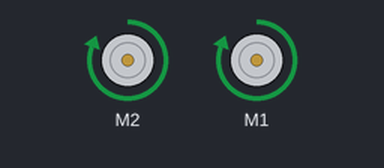
Simulated run of this sketch. Board: Arduino Uno, built with avr-gcc and run on an emulated ATmega328P. Shown: 2 × DC motor (green arrow = forward, orange = backward, longer = faster).

Above: at 0.1 s.
At 8.1 s:
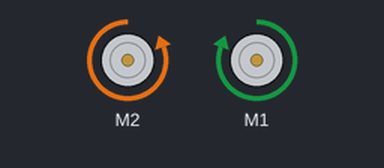
At 16.1 s:
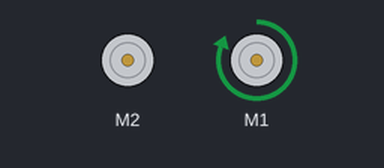
At 36.1 s:
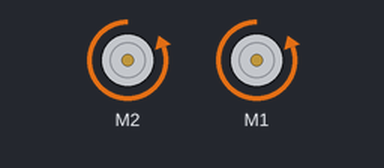
Timing chart, 0 to 40.0 s (numbered marks = the images above):
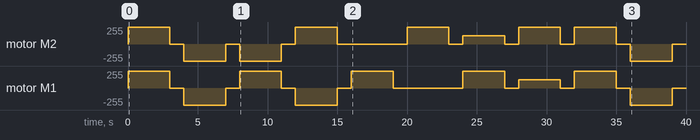

The sketch:

ch10_car_adafruit_motor_shield.ino
```cpp
#include <Wire.h> // I2C
#include <Adafruit_MotorShield.h>
// 建立代表馬達控制板的物件
Adafruit_MotorShield motorShield = Adafruit_MotorShield();
// 取得代表馬達的物件，
// 假定右馬達連接M2，左馬達連接M1的端子台，
Adafruit_DCMotor *motorRight = motorShield.getMotor(2);
Adafruit_DCMotor *motorLeft = motorShield.getMotor(1);

void setup() {
  motorShield.begin(); // 啟用並初始化
}
void loop() {
  forward(); delay(3000); stop(); delay(1000);
  backward(); delay(3000); stop(); delay(1000);
  rotateRight(); delay(3000); stop(); delay(1000);
  rotateLeft(); delay(3000); stop(); delay(1000);
  turnRight(); delay(3000); stop(); delay(1000);
  turnLeft(); delay(3000); stop(); delay(1000);
  moveAndTurnRight(); delay(3000); stop(); delay(1000);
  moveAndTurnLeft(); delay(3000); stop(); delay(1000);
}
void forward(){ // 兩個馬達都正轉，往前進
  setMotorRight(255, false);
  setMotorLeft(255, false);
}
void backward(){ // 兩個馬達都逆轉，往後退
  setMotorRight(255, true);
  setMotorLeft(255, true);
}
void rotateRight(){ // 原地向右旋轉
  setMotorRight(255, true);
  setMotorLeft(255, false);
}
void rotateLeft(){ // 原地向左旋轉
  setMotorRight(255, false);
  setMotorLeft(255, true);
}
void turnRight(){ // 向右轉彎
  setMotorRight(0, false);
  setMotorLeft(255, false);
}
void turnLeft(){ // 向左轉彎
  setMotorRight(255, false);
  setMotorLeft(0, false);
}
void moveAndTurnRight(){ // 邊前進邊向右轉彎
  setMotorRight(127, false);
  setMotorLeft(255, false);
}
void moveAndTurnLeft(){ // 邊前進邊向左轉彎
  setMotorRight(255, false);
  setMotorLeft(127, false);
}
void stop(){ // 停止
  setMotorRight(0, false);
  setMotorLeft(0, false);
}
// 設定馬達的速度（0~255）與轉向
void setMotorRight(int speed, boolean reverse) {
  if(speed == 0){
    motorRight->run(RELEASE);
  }
  else{
    motorRight->setSpeed(speed);
    motorRight->run(reverse ? BACKWARD : FORWARD);
  }
}
void setMotorLeft(int speed, boolean reverse) {
  if(speed == 0){
    motorLeft->run(RELEASE);
  }
  else{
    motorLeft->setSpeed(speed);
    motorLeft->run(reverse ? BACKWARD : FORWARD);
  }
}
```

Measured:
- by itself, motor M2: stopped → forward 255/255 at 0.00 s, → stopped 3.0 s later, → backward 255/255 1.0 s later, → stopped 3.0 s later, … (18 changes in this stretch)
- by itself, motor M1: stopped → forward 255/255 at 0.00 s, → stopped 3.0 s later, → backward 255/255 1.0 s later, → stopped 3.0 s later, … (18 changes in this stretch)
